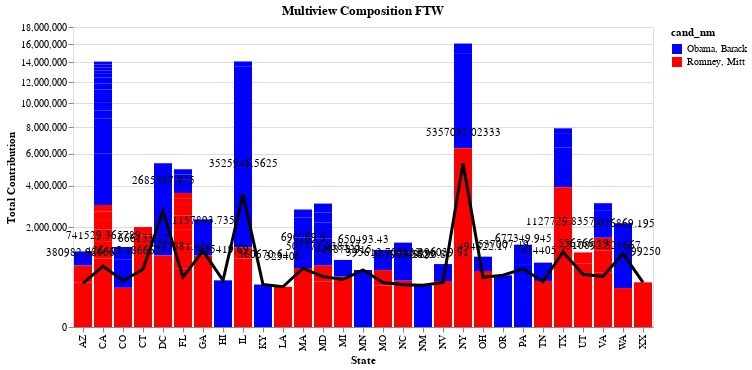

The code cell stored with this chart in its notebook:
### Markdown cell above
## Task 5.4 Multi View Composition (7.5 points)

So far, you have done some charts using Altair. Sure, the Altair code is smaller and more logical than the corresponding Matplotlib. But it is still not clear why we should use grammar of graphics. In this final task, we will do a simple assignment to answer this.

We are going to create a hybrid chart that is a combination of multiple other charts. It is extremely hard, if not impossible, to do this using traditional methods such as matplotlib. However, you can do this using less than 15 lines of code in Altair. 

Our hybrid chart is an amalgamation of three charts that is constructed using the `sorted_df_grouped_by_nm_st_cty` data frame that we created in the previous task. 
1. The first chart is a traditional stacked bar chart that is drawn for each state where the two stacks are for Obama and Romney.
2. The second is a line chart that shows the average contribution per city.
3. The final is a text  that displays the average contribution per city.

Let us do this step-by-step. 

1. The game plan is to create three different charts and then create a final chart where each of these three charts are `layers`. Create these individual charts and ensure that they are working well individually before combining them.


2. The first layer is for the stacked bar. Create a chart with the name `stacked_bars`. It is a bar chart over `sorted_df_grouped_by_nm_st_cty`. The X-axis is the state while the Y-axis is contribution amount. We will use this chart as the base and use it to control the final chart properties. So, you can use this chart to set the X-axis and Y-axis title. You will also modify it so that Obama and Romney data are colored in blue and red respectively. Finally, the Y-axis is shown in a sqrt scale (another variant of the log-scale). This is needed as some states (such as Texas or California) give much more money than others. So if we draw in normal scale, some of the other charts will look ugly.


3. The second layer is a line chart that is named as `average_line`. Again it operates on `sorted_df_grouped_by_nm_st_cty`. The X-axis is the state while the Y-axis is the average over contribution amount. So if there 4 cities in the list, the aggregate will be a quarter of the sum. You can modify the line properties so that line is black (or your favorite color) and thicker than normal using the `strokeWidth` variable. 


4. The third layer is a text chart that is named as `text`. Of course, calling it a chart is an exaggeration but it fits. It just displays text that is the average amount per state. We can do this individually but it becomes messy. So here we use the a cool trick where we take the `average_line` chart and then modify it to get a new chart. This is a good idea for two reason. First, the average is already computed - so we can just get the value instead of re-computing it. Second, the `average_line` chart already knows the position of the dot mark. So we can use that position to display the text above that dot. Look at the `mark_text`chart type and play with the align and baseline variable. You will encode the text which is the average of the contribution amount.

5. Finally, we will create a layered chart using the following line:

> final_chart = (stacked_bars + average_line + text).properties(title="Multiview Composition FTW")


Hint: Even though this looks too complicated -- believe it or not -- the whole chart can be generated with less than 15 lines. 

You can see a sample plot below. Your plot should look something like or better than this. Pro tip: open the SVG file in a different viewer (e.g. browser) for seeing it in full glory.


![T5.4](resources/t54.svg)

### Code cell
"Write your code here"
stacked_bars = alt.Chart(sorted_df_grouped_by_nm_st_cty).mark_bar().encode(
    x=alt.X('contbr_st:N', title='State', stack='zero'),
    y=alt.Y('contb_receipt_amt:Q', 
            title='Total Contribution', scale=alt.Scale(type='sqrt')),
    color=alt.Color('cand_nm:N', 
                    scale = alt.Scale(domain = ["Obama, Barack", "Romney, Mitt"], 
                                      range=['blue', 'red'])),
)

line_chart = alt.Chart(sorted_df_grouped_by_nm_st_cty).mark_line().encode(
    x=alt.X('contbr_st:N', title='State'),
    y=alt.Y('average(contb_receipt_amt)',
             title='Total Contribution', 
             scale=alt.Scale(type='sqrt'), 
             axis = alt.Axis(domain = False)),
    color=alt.value("#000000"),
    strokeWidth=alt.value(3),
    # text=alt.Text()
)
text = line_chart.mark_text(
    align = "center",
    baseline = "bottom", 
    dy = -25
).encode(
    text = "mean(contb_receipt_amt)"
)
final_chart=(stacked_bars+line_chart+text).properties(title="Multiview Composition FTW")
final_chart

### Figure 1 — Vega specification as saved in the notebook (floating-point values rounded to 4 significant figures)
{"$schema": "https://vega.github.io/schema/vega/v5.json", "data": [{"name": "source_0"}, {"name": "data_0", "values": [{"cand_nm": "Obama, Barack", "contb_receipt_amt_end": 13600000.0, "contb_receipt_amt_start": 1268000.0, "contbr_st": "IL"}, {"cand_nm": "Obama, Barack", "contb_receipt_amt_end": 14920000.0, "contb_receipt_amt_start": 6382000.0, "contbr_st": "NY"}, {"cand_nm": "Romney, Mitt", "contb_receipt_amt_end": 6382000.0, "contb_receipt_amt_start": 0.0, "contbr_st": "NY"}, {"cand_nm": "Obama, Barack", "contb_receipt_amt_end": 5371000.0, "contb_receipt_amt_start": 1022000.0, "contbr_st": "DC"}, {"cand_nm": "Obama, Barack", "contb_receipt_amt_end": 6042000.0, "contb_receipt_amt_start": 2978000.0, "contbr_st": "CA"}, {"cand_nm": "Obama, Barack", "contb_receipt_amt_end": 8680000.0, "contb_receipt_amt_start": 6042000.0, "contbr_st": "CA"}, {"cand_nm": "Romney, Mitt", "contb_receipt_amt_end": 2300000.0, "contb_receipt_amt_start": 0.0, "contbr_st": "TX"}, {"cand_nm": "Obama, Barack", "contb_receipt_amt_end": 2154000.0, "contb_receipt_amt_start": 303500.0, "contbr_st": "WA"}, {"cand_nm": "Obama, Barack", "contb_receipt_amt_end": 2316000.0, "contb_receipt_amt_start": 1026000.0, "contbr_st": "GA"}, {"cand_nm": "Obama, Barack", "contb_receipt_amt_end": 5186000.0, "contb_receipt_amt_start": 3909000.0, "contbr_st": "TX"}, {"cand_nm": "Obama, Barack", "contb_receipt_amt_end": 6452000.0, "contb_receipt_amt_start": 5186000.0, "contbr_st": "TX"}, {"cand_nm": "Romney, Mitt", "contb_receipt_amt_end": 3487000.0, "contb_receipt_amt_start": 2300000.0, "contbr_st": "TX"}, {"cand_nm": "Romney, Mitt", "contb_receipt_amt_end": 1155000.0, "contb_receipt_amt_start": 0.0, "contbr_st": "CT"}, {"cand_nm": "Obama, Barack", "contb_receipt_amt_end": 16070000.0, "contb_receipt_amt_start": 14920000.0, "contbr_st": "NY"}, {"cand_nm": "Obama, Barack", "contb_receipt_amt_end": 7521000.0, "contb_receipt_amt_start": 6452000.0, "contbr_st": "TX"}, {"cand_nm": "Romney, Mitt", "contb_receipt_amt_end": 1026000.0, "contb_receipt_amt_start": 0.0, "contbr_st": "GA"}, {"cand_nm": "Romney, Mitt", "contb_receipt_amt_end": 1022000.0, "contb_receipt_amt_start": 0.0, "contbr_st": "DC"}, {"cand_nm": "Romney, Mitt", "contb_receipt_amt_end": 939500.0, "contb_receipt_amt_start": 0.0, "contbr_st": "IL"}, {"cand_nm": "Romney, Mitt", "contb_receipt_amt_end": 934300.0, "contb_receipt_amt_start": 0.0, "contbr_st": "CA"}, {"cand_nm": "Obama, Barack", "contb_receipt_amt_end": 1602000.0, "contb_receipt_amt_start": 694400.0, "contbr_st": "MA"}, {"cand_nm": "Obama, Barack", "contb_receipt_amt_end": 1574000.0, "contb_receipt_amt_start": 752300.0, "contbr_st": "MD"}, {"cand_nm": "Romney, Mitt", "contb_receipt_amt_end": 803800.0, "contb_receipt_amt_start": 0.0, "contbr_st": "UT"}, {"cand_nm": "Obama, Barack", "contb_receipt_amt_end": 2405000.0, "contb_receipt_amt_start": 1602000.0, "contbr_st": "MA"}, {"cand_nm": "Obama, Barack", "contb_receipt_amt_end": 770400.0, "contb_receipt_amt_start": 0.0, "contbr_st": "PA"}, {"cand_nm": "Obama, Barack", "contb_receipt_amt_end": 4328000.0, "contb_receipt_amt_start": 3593000.0, "contbr_st": "FL"}, {"cand_nm": "Romney, Mitt", "contb_receipt_amt_end": 694400.0, "contb_receipt_amt_start": 0.0, "contbr_st": "MA"}, {"cand_nm": "Romney, Mitt", "contb_receipt_amt_end": 687800.0, "contb_receipt_amt_start": 0.0, "contbr_st": "FL"}, {"cand_nm": "Obama, Barack", "contb_receipt_amt_end": 9365000.0, "contb_receipt_amt_start": 8680000.0, "contbr_st": "CA"}, {"cand_nm": "Obama, Barack", "contb_receipt_amt_end": 10050000.0, "contb_receipt_amt_start": 9365000.0, "contbr_st": "CA"}, {"cand_nm": "Obama, Barack", "contb_receipt_amt_end": 650500.0, "contb_receipt_amt_start": 0.0, "contbr_st": "MN"}, {"cand_nm": "Romney, Mitt", "contb_receipt_amt_end": 1332000.0, "contb_receipt_amt_start": 687800.0, "contbr_st": "FL"}, {"cand_nm": "Romney, Mitt", "contb_receipt_amt_end": 626300.0, "contb_receipt_amt_start": 0.0, "contbr_st": "OH"}, {"cand_nm": "Obama, Barack", "contb_receipt_amt_end": 10670000.0, "contb_receipt_amt_start": 10050000.0, "contbr_st": "CA"}, {"cand_nm": "Obama, Barack", "contb_receipt_amt_end": 2205000.0, "contb_receipt_amt_start": 1594000.0, "contbr_st": "VA"}, {"cand_nm": "Obama, Barack", "contb_receipt_amt_end": 918600.0, "contb_receipt_amt_start": 307300.0, "contbr_st": "CO"}, {"cand_nm": "Obama, Barack", "contb_receipt_amt_end": 11280000.0, "contb_receipt_amt_start": 10670000.0, "contbr_st": "CA"}, {"cand_nm": "Obama, Barack", "contb_receipt_amt_end": 2180000.0, "contb_receipt_amt_start": 1574000.0, "contbr_st": "MD"}, {"cand_nm": "Romney, Mitt", "contb_receipt_amt_end": 596900.0, "contb_receipt_amt_start": 0.0, "contbr_st": "VA"}, {"cand_nm": "Obama, Barack", "contb_receipt_amt_end": 11880000.0, "contb_receipt_amt_start": 11280000.0, "contbr_st": "CA"}, {"cand_nm": "Obama, Barack", "contb_receipt_amt_end": 12460000.0, "contb_receipt_amt_start": 11880000.0, "contbr_st": "CA"}, {"cand_nm": "Obama, Barack", "contb_receipt_amt_end": 1355000.0, "contb_receipt_amt_start": 770400.0, "contbr_st": "PA"}, {"cand_nm": "Romney, Mitt", "contb_receipt_amt_end": 1916000.0, "contb_receipt_amt_start": 1332000.0, "contbr_st": "FL"}, {"cand_nm": "Romney, Mitt", "contb_receipt_amt_end": 1176000.0, "contb_receipt_amt_start": 596900.0, "contbr_st": "VA"}, {"cand_nm": "Romney, Mitt", "contb_receipt_amt_end": 2492000.0, "contb_receipt_amt_start": 1916000.0, "contbr_st": "FL"}, {"cand_nm": "Romney, Mitt", "contb_receipt_amt_end": 1475000.0, "contb_receipt_amt_start": 934300.0, "contbr_st": "CA"}, {"cand_nm": "Obama, Barack", "contb_receipt_amt_end": 1187000.0, "contb_receipt_amt_start": 648000.0, "contbr_st": "MO"}, {"cand_nm": "Obama, Barack", "contb_receipt_amt_end": 537000.0, "contb_receipt_amt_start": 0.0, "contbr_st": "OR"}, {"cand_nm": "Obama, Barack", "contb_receipt_amt_end": 2730000.0, "contb_receipt_amt_start": 2205000.0, "contbr_st": "VA"}, {"cand_nm": "Romney, Mitt", "contb_receipt_amt_end": 1671000.0, "contb_receipt_amt_start": 1155000.0, "contbr_st": "CT"}, {"cand_nm": "Romney, Mitt", "contb_receipt_amt_end": 509400.0, "contb_receipt_amt_start": 0.0, "contbr_st": "MI"}, {"cand_nm": "Obama, Barack", "contb_receipt_amt_end": 14100000.0, "contb_receipt_amt_start": 13600000.0, "contbr_st": "IL"}, {"cand_nm": "Romney, Mitt", "contb_receipt_amt_end": 2980000.0, "contb_receipt_amt_start": 2492000.0, "contbr_st": "FL"}, {"cand_nm": "Obama, Barack", "contb_receipt_amt_end": 2618000.0, "contb_receipt_amt_start": 2180000.0, "contbr_st": "MD"}, {"cand_nm": "Obama, Barack", "contb_receipt_amt_end": 435400.0, "contb_receipt_amt_start": 0.0, "contbr_st": "HI"}, {"cand_nm": "Romney, Mitt", "contb_receipt_amt_end": 431100.0, "contb_receipt_amt_start": 0.0, "contbr_st": "NC"}, {"cand_nm": "Obama, Barack", "contb_receipt_amt_end": 3047000.0, "contb_receipt_amt_start": 2618000.0, "contbr_st": "MD"}, {"cand_nm": "Romney, Mitt", "contb_receipt_amt_end": 424900.0, "contb_receipt_amt_start": 0.0, "contbr_st": "TN"}, {"cand_nm": "Romney, Mitt", "contb_receipt_amt_end": 423700.0, "contb_receipt_amt_start": 0.0, "contbr_st": "NV"}, {"cand_nm": "Romney, Mitt", "contb_receipt_amt_end": 3909000.0, "contb_receipt_amt_start": 3487000.0, "contbr_st": "TX"}, {"cand_nm": "Romney, Mitt", "contb_receipt_amt_end": 1897000.0, "contb_receipt_amt_start": 1475000.0, "contbr_st": "CA"}, {"cand_nm": "Romney, Mitt", "contb_receipt_amt_end": 1594000.0, "contb_receipt_amt_start": 1176000.0, "contbr_st": "VA"}, {"cand_nm": "Romney, Mitt", "contb_receipt_amt_end": 416000.0, "contb_receipt_amt_start": 0.0, "contbr_st": "MD"}, {"cand_nm": "Obama, Barack", "contb_receipt_amt_end": 828800.0, "contb_receipt_amt_start": 424900.0, "contbr_st": "TN"}, {"cand_nm": "Romney, Mitt", "contb_receipt_amt_end": 399200.0, "contb_receipt_amt_start": 0.0, "contbr_st": "XX"}, {"cand_nm": "Romney, Mitt", "contb_receipt_amt_end": 393300.0, "contb_receipt_amt_start": 0.0, "contbr_st": "AZ"}, {"cand_nm": "Romney, Mitt", "contb_receipt_amt_end": 2288000.0, "contb_receipt_amt_start": 1897000.0, "contbr_st": "CA"}, {"cand_nm": "Obama, Barack", "contb_receipt_amt_end": 899800.0, "contb_receipt_amt_start": 509400.0, "contbr_st": "MI"}, {"cand_nm": "Obama, Barack", "contb_receipt_amt_end": 1143000.0, "contb_receipt_amt_start": 753900.0, "contbr_st": "AZ"}, {"cand_nm": "Romney, Mitt", "contb_receipt_amt_end": 2666000.0, "contb_receipt_amt_start": 2288000.0, "contbr_st": "CA"}, {"cand_nm": "Obama, Barack", "contb_receipt_amt_end": 7894000.0, "contb_receipt_amt_start": 7521000.0, "contbr_st": "TX"}, {"cand_nm": "Obama, Barack", "contb_receipt_amt_end": 792100.0, "contb_receipt_amt_start": 423700.0, "contbr_st": "NV"}, {"cand_nm": "Obama, Barack", "contb_receipt_amt_end": 989600.0, "contb_receipt_amt_start": 626300.0, "contbr_st": "OH"}, {"cand_nm": "Obama, Barack", "contb_receipt_amt_end": 793300.0, "contb_receipt_amt_start": 431100.0, "contbr_st": "NC"}, {"cand_nm": "Obama, Barack", "contb_receipt_amt_end": 1279000.0, "contb_receipt_amt_start": 918600.0, "contbr_st": "CO"}, {"cand_nm": "Obama, Barack", "contb_receipt_amt_end": 360700.0, "contb_receipt_amt_start": 0.0, "contbr_st": "KY"}, {"cand_nm": "Romney, Mitt", "contb_receipt_amt_end": 753900.0, "contb_receipt_amt_start": 393300.0, "contbr_st": "AZ"}, {"cand_nm": "Obama, Barack", "contb_receipt_amt_end": 12820000.0, "contb_receipt_amt_start": 12460000.0, "contbr_st": "CA"}, {"cand_nm": "Obama, Barack", "contb_receipt_amt_end": 2761000.0, "contb_receipt_amt_start": 2405000.0, "contbr_st": "MA"}, {"cand_nm": "Obama, Barack", "contb_receipt_amt_end": 348900.0, "contb_receipt_amt_start": 0.0, "contbr_st": "NM"}, {"cand_nm": "Romney, Mitt", "contb_receipt_amt_end": 341800.0, "contb_receipt_amt_start": 0.0, "contbr_st": "MO"}, {"cand_nm": "Romney, Mitt", "contb_receipt_amt_end": 752300.0, "contb_receipt_amt_start": 416000.0, "contbr_st": "MD"}, {"cand_nm": "Obama, Barack", "contb_receipt_amt_end": 3065000.0, "contb_receipt_amt_start": 2730000.0, "contbr_st": "VA"}, {"cand_nm": "Obama, Barack", "contb_receipt_amt_end": 13150000.0, "contb_receipt_amt_start": 12820000.0, "contbr_st": "CA"}, {"cand_nm": "Obama, Barack", "contb_receipt_amt_end": 4657000.0, "contb_receipt_amt_start": 4328000.0, "contbr_st": "FL"}, {"cand_nm": "Romney, Mitt", "contb_receipt_amt_end": 1268000.0, "contb_receipt_amt_start": 939500.0, "contbr_st": "IL"}, {"cand_nm": "Obama, Barack", "contb_receipt_amt_end": 13480000.0, "contb_receipt_amt_start": 13150000.0, "contbr_st": "CA"}, {"cand_nm": "Romney, Mitt", "contb_receipt_amt_end": 1998000.0, "contb_receipt_amt_start": 1671000.0, "contbr_st": "CT"}, {"cand_nm": "Romney, Mitt", "contb_receipt_amt_end": 323400.0, "contb_receipt_amt_start": 0.0, "contbr_st": "LA"}, {"cand_nm": "Obama, Barack", "contb_receipt_amt_end": 1115000.0, "contb_receipt_amt_start": 793300.0, "contbr_st": "NC"}, {"cand_nm": "Obama, Barack", "contb_receipt_amt_end": 4976000.0, "contb_receipt_amt_start": 4657000.0, "contbr_st": "FL"}, {"cand_nm": "Romney, Mitt", "contb_receipt_amt_end": 2978000.0, "contb_receipt_amt_start": 2666000.0, "contbr_st": "CA"}, {"cand_nm": "Romney, Mitt", "contb_receipt_amt_end": 1113000.0, "contb_receipt_amt_start": 803800.0, "contbr_st": "UT"}, {"cand_nm": "Obama, Barack", "contb_receipt_amt_end": 1424000.0, "contb_receipt_amt_start": 1115000.0, "contbr_st": "NC"}, {"cand_nm": "Obama, Barack", "contb_receipt_amt_end": 13780000.0, "contb_receipt_amt_start": 13480000.0, "contbr_st": "CA"}, {"cand_nm": "Romney, Mitt", "contb_receipt_amt_end": 307300.0, "contb_receipt_amt_start": 0.0, "contbr_st": "CO"}, {"cand_nm": "Romney, Mitt", "contb_receipt_amt_end": 3287000.0, "contb_receipt_amt_start": 2980000.0, "contbr_st": "FL"}, {"cand_nm": "Romney, Mitt", "contb_receipt_amt_end": 648000.0, "contb_receipt_amt_start": 341800.0, "contbr_st": "MO"}, {"cand_nm": "Romney, Mitt", "contb_receipt_amt_end": 3593000.0, "contb_receipt_amt_start": 3287000.0, "contbr_st": "FL"}, {"cand_nm": "Obama, Barack", "contb_receipt_amt_end": 14090000.0, "contb_receipt_amt_start": 13780000.0, "contbr_st": "CA"}, {"cand_nm": "Romney, Mitt", "contb_receipt_amt_end": 303500.0, "contb_receipt_amt_start": 0.0, "contbr_st": "WA"}]}, {"name": "data_1", "values": [{"average_contb_receipt_amt": 3526000.0, "contbr_st": "IL", "mean_contb_receipt_amt": 3526000.0}, {"average_contb_receipt_amt": 5357000.0, "contbr_st": "NY", "mean_contb_receipt_amt": 5357000.0}, {"average_contb_receipt_amt": 2685000.0, "contbr_st": "DC", "mean_contb_receipt_amt": 2685000.0}, {"average_contb_receipt_amt": 741500.0, "contbr_st": "CA", "mean_contb_receipt_amt": 741500.0}, {"average_contb_receipt_amt": 1128000.0, "contbr_st": "TX", "mean_contb_receipt_amt": 1128000.0}, {"average_contb_receipt_amt": 1077000.0, "contbr_st": "WA", "mean_contb_receipt_amt": 1077000.0}, {"average_contb_receipt_amt": 1158000.0, "contbr_st": "GA", "mean_contb_receipt_amt": 1158000.0}, {"average_contb_receipt_amt": 666100.0, "contbr_st": "CT", "mean_contb_receipt_amt": 666100.0}, {"average_contb_receipt_amt": 690300.0, "contbr_st": "MA", "mean_contb_receipt_amt": 690300.0}, {"average_contb_receipt_amt": 507800.0, "contbr_st": "MD", "mean_contb_receipt_amt": 507800.0}, {"average_contb_receipt_amt": 556600.0, "contbr_st": "UT", "mean_contb_receipt_amt": 556600.0}, {"average_contb_receipt_amt": 677300.0, "contbr_st": "PA", "mean_contb_receipt_amt": 677300.0}, {"average_contb_receipt_amt": 497600.0, "contbr_st": "FL", "mean_contb_receipt_amt": 497600.0}, {"average_contb_receipt_amt": 650500.0, "contbr_st": "MN", "mean_contb_receipt_amt": 650500.0}, {"average_contb_receipt_amt": 494800.0, "contbr_st": "OH", "mean_contb_receipt_amt": 494800.0}, {"average_contb_receipt_amt": 510900.0, "contbr_st": "VA", "mean_contb_receipt_amt": 510900.0}, {"average_contb_receipt_amt": 426400.0, "contbr_st": "CO", "mean_contb_receipt_amt": 426400.0}, {"average_contb_receipt_amt": 395600.0, "contbr_st": "MO", "mean_contb_receipt_amt": 395600.0}, {"average_contb_receipt_amt": 537000.0, "contbr_st": "OR", "mean_contb_receipt_amt": 537000.0}, {"average_contb_receipt_amt": 449900.0, "contbr_st": "MI", "mean_contb_receipt_amt": 449900.0}, {"average_contb_receipt_amt": 435400.0, "contbr_st": "HI", "mean_contb_receipt_amt": 435400.0}, {"average_contb_receipt_amt": 355900.0, "contbr_st": "NC", "mean_contb_receipt_amt": 355900.0}, {"average_contb_receipt_amt": 414400.0, "contbr_st": "TN", "mean_contb_receipt_amt": 414400.0}, {"average_contb_receipt_amt": 396000.0, "contbr_st": "NV", "mean_contb_receipt_amt": 396000.0}, {"average_contb_receipt_amt": 399200.0, "contbr_st": "XX", "mean_contb_receipt_amt": 399200.0}, {"average_contb_receipt_amt": 381000.0, "contbr_st": "AZ", "mean_contb_receipt_amt": 381000.0}, {"average_contb_receipt_amt": 360700.0, "contbr_st": "KY", "mean_contb_receipt_amt": 360700.0}, {"average_contb_receipt_amt": 348900.0, "contbr_st": "NM", "mean_contb_receipt_amt": 348900.0}, {"average_contb_receipt_amt": 323400.0, "contbr_st": "LA", "mean_contb_receipt_amt": 323400.0}]}, {"name": "data_2", "values": [{"average_contb_receipt_amt": 3526000.0, "contbr_st": "IL", "mean_contb_receipt_amt": 3526000.0}, {"average_contb_receipt_amt": 5357000.0, "contbr_st": "NY", "mean_contb_receipt_amt": 5357000.0}, {"average_contb_receipt_amt": 2685000.0, "contbr_st": "DC", "mean_contb_receipt_amt": 2685000.0}, {"average_contb_receipt_amt": 741500.0, "contbr_st": "CA", "mean_contb_receipt_amt": 741500.0}, {"average_contb_receipt_amt": 1128000.0, "contbr_st": "TX", "mean_contb_receipt_amt": 1128000.0}, {"average_contb_receipt_amt": 1077000.0, "contbr_st": "WA", "mean_contb_receipt_amt": 1077000.0}, {"average_contb_receipt_amt": 1158000.0, "contbr_st": "GA", "mean_contb_receipt_amt": 1158000.0}, {"average_contb_receipt_amt": 666100.0, "contbr_st": "CT", "mean_contb_receipt_amt": 666100.0}, {"average_contb_receipt_amt": 690300.0, "contbr_st": "MA", "mean_contb_receipt_amt": 690300.0}, {"average_contb_receipt_amt": 507800.0, "contbr_st": "MD", "mean_contb_receipt_amt": 507800.0}, {"average_contb_receipt_amt": 556600.0, "contbr_st": "UT", "mean_contb_receipt_amt": 556600.0}, {"average_contb_receipt_amt": 677300.0, "contbr_st": "PA", "mean_contb_receipt_amt": 677300.0}, {"average_contb_receipt_amt": 497600.0, "contbr_st": "FL", "mean_contb_receipt_amt": 497600.0}, {"average_contb_receipt_amt": 650500.0, "contbr_st": "MN", "mean_contb_receipt_amt": 650500.0}, {"average_contb_receipt_amt": 494800.0, "contbr_st": "OH", "mean_contb_receipt_amt": 494800.0}, {"average_contb_receipt_amt": 510900.0, "contbr_st": "VA", "mean_contb_receipt_amt": 510900.0}, {"average_contb_receipt_amt": 426400.0, "contbr_st": "CO", "mean_contb_receipt_amt": 426400.0}, {"average_contb_receipt_amt": 395600.0, "contbr_st": "MO", "mean_contb_receipt_amt": 395600.0}, {"average_contb_receipt_amt": 537000.0, "contbr_st": "OR", "mean_contb_receipt_amt": 537000.0}, {"average_contb_receipt_amt": 449900.0, "contbr_st": "MI", "mean_contb_receipt_amt": 449900.0}, {"average_contb_receipt_amt": 435400.0, "contbr_st": "HI", "mean_contb_receipt_amt": 435400.0}, {"average_contb_receipt_amt": 355900.0, "contbr_st": "NC", "mean_contb_receipt_amt": 355900.0}, {"average_contb_receipt_amt": 414400.0, "contbr_st": "TN", "mean_contb_receipt_amt": 414400.0}, {"average_contb_receipt_amt": 396000.0, "contbr_st": "NV", "mean_contb_receipt_amt": 396000.0}, {"average_contb_receipt_amt": 399200.0, "contbr_st": "XX", "mean_contb_receipt_amt": 399200.0}, {"average_contb_receipt_amt": 381000.0, "contbr_st": "AZ", "mean_contb_receipt_amt": 381000.0}, {"average_contb_receipt_amt": 360700.0, "contbr_st": "KY", "mean_contb_receipt_amt": 360700.0}, {"average_contb_receipt_amt": 348900.0, "contbr_st": "NM", "mean_contb_receipt_amt": 348900.0}, {"average_contb_receipt_amt": 323400.0, "contbr_st": "LA", "mean_contb_receipt_amt": 323400.0}]}, {"name": "data_0_x_domain_contbr_st_0", "values": [{"contbr_st": "IL"}, {"contbr_st": "NY"}, {"contbr_st": "DC"}, {"contbr_st": "CA"}, {"contbr_st": "TX"}, {"contbr_st": "WA"}, {"contbr_st": "GA"}, {"contbr_st": "CT"}, {"contbr_st": "MA"}, {"contbr_st": "MD"}, {"contbr_st": "UT"}, {"contbr_st": "PA"}, {"contbr_st": "FL"}, {"contbr_st": "MN"}, {"contbr_st": "OH"}, {"contbr_st": "VA"}, {"contbr_st": "CO"}, {"contbr_st": "MO"}, {"contbr_st": "OR"}, {"contbr_st": "MI"}, {"contbr_st": "HI"}, {"contbr_st": "NC"}, {"contbr_st": "TN"}, {"contbr_st": "NV"}, {"contbr_st": "XX"}, {"contbr_st": "AZ"}, {"contbr_st": "KY"}, {"contbr_st": "NM"}, {"contbr_st": "LA"}]}, {"name": "data_1_x_domain_contbr_st_1", "values": [{"contbr_st": "IL"}, {"contbr_st": "NY"}, {"contbr_st": "DC"}, {"contbr_st": "CA"}, {"contbr_st": "TX"}, {"contbr_st": "WA"}, {"contbr_st": "GA"}, {"contbr_st": "CT"}, {"contbr_st": "MA"}, {"contbr_st": "MD"}, {"contbr_st": "UT"}, {"contbr_st": "PA"}, {"contbr_st": "FL"}, {"contbr_st": "MN"}, {"contbr_st": "OH"}, {"contbr_st": "VA"}, {"contbr_st": "CO"}, {"contbr_st": "MO"}, {"contbr_st": "OR"}, {"contbr_st": "MI"}, {"contbr_st": "HI"}, {"contbr_st": "NC"}, {"contbr_st": "TN"}, {"contbr_st": "NV"}, {"contbr_st": "XX"}, {"contbr_st": "AZ"}, {"contbr_st": "KY"}, {"contbr_st": "NM"}, {"contbr_st": "LA"}]}, {"name": "data_2_x_domain_contbr_st_2", "values": [{"contbr_st": "IL"}, {"contbr_st": "NY"}, {"contbr_st": "DC"}, {"contbr_st": "CA"}, {"contbr_st": "TX"}, {"contbr_st": "WA"}, {"contbr_st": "GA"}, {"contbr_st": "CT"}, {"contbr_st": "MA"}, {"contbr_st": "MD"}, {"contbr_st": "UT"}, {"contbr_st": "PA"}, {"contbr_st": "FL"}, {"contbr_st": "MN"}, {"contbr_st": "OH"}, {"contbr_st": "VA"}, {"contbr_st": "CO"}, {"contbr_st": "MO"}, {"contbr_st": "OR"}, {"contbr_st": "MI"}, {"contbr_st": "HI"}, {"contbr_st": "NC"}, {"contbr_st": "TN"}, {"contbr_st": "NV"}, {"contbr_st": "XX"}, {"contbr_st": "AZ"}, {"contbr_st": "KY"}, {"contbr_st": "NM"}, {"contbr_st": "LA"}]}], "signals": [{"name": "x_step", "value": 20}, {"name": "width", "update": "bandspace(domain('x').length, 0.1, 0.05) * x_step"}], "marks": [{"type": "rect", "name": "layer_0_marks", "from": {"data": "data_0"}, "encode": {"update": {"x": {"field": "contbr_st", "scale": "x"}, "y2": {"field": "contb_receipt_amt_start", "scale": "y"}, "fill": {"field": "cand_nm", "scale": "color"}, "width": {"signal": "max(0.25, bandwidth('x'))"}, "y": {"field": "contb_receipt_amt_end", "scale": "y"}}}, "style": ["bar"]}, {"type": "line", "name": "layer_1_marks", "from": {"data": "data_1"}, "sort": {"field": "x"}, "encode": {"update": {"defined": {"signal": "isValid(datum[\"average_contb_receipt_amt\"]) && isFinite(+datum[\"average_contb_receipt_amt\"])"}, "stroke": {"value": "#000000"}, "y": {"field": "average_contb_receipt_amt", "scale": "y"}, "x": {"field": "contbr_st", "scale": "x", "band": 0.5}, "strokeWidth": {"value": 3}}}, "style": ["line"]}, {"type": "text", "name": "layer_2_marks", "from": {"data": "data_2"}, "encode": {"update": {"y": {"field": "average_contb_receipt_amt", "scale": "y"}, "fill": {"value": "#000000"}, "baseline": {"value": "bottom"}, "x": {"field": "contbr_st", "scale": "x", "band": 0.5}, "align": {"value": "center"}, "dy": {"value": -25}, "text": {"signal": "format(datum[\"mean_contb_receipt_amt\"], \"\")"}, "strokeWidth": {"value": 3}}}, "style": ["text"]}], "scales": [{"name": "x", "type": "band", "domain": {"fields": [{"data": "data_0_x_domain_contbr_st_0", "field": "contbr_st"}, {"data": "data_1_x_domain_contbr_st_1", "field": "contbr_st"}, {"data": "data_2_x_domain_contbr_st_2", "field": "contbr_st"}], "sort": true}, "range": {"step": {"signal": "x_step"}}, "paddingInner": 0.1, "paddingOuter": 0.05}, {"name": "y", "type": "sqrt", "domain": {"fields": [{"data": "data_0", "field": "contb_receipt_amt_start"}, {"data": "data_0", "field": "contb_receipt_amt_end"}, {"data": "data_1", "field": "average_contb_receipt_amt"}, {"data": "data_2", "field": "average_contb_receipt_amt"}]}, "range": [{"signal": "height"}, 0], "zero": true, "nice": true}, {"name": "color", "type": "ordinal", "domain": ["Obama, Barack", "Romney, Mitt"], "range": ["blue", "red"]}], "axes": [{"scale": "y", "gridScale": "x", "maxExtent": 0, "minExtent": 0, "ticks": false, "labels": false, "zindex": 0, "tickCount": {"signal": "ceil(height/40)"}, "aria": false, "orient": "left", "domain": false, "grid": true}, {"scale": "x", "title": "State", "labelBaseline": "middle", "grid": false, "zindex": 0, "labelAngle": 270, "labelAlign": "right", "orient": "bottom"}, {"scale": "y", "zindex": 0, "title": "Total Contribution", "orient": "left", "labelOverlap": true, "domain": false, "grid": false, "tickCount": {"signal": "ceil(height/40)"}}], "title": {"text": "Multiview Composition FTW", "frame": "group"}, "height": 300, "background": "white", "style": "cell", "padding": 5, "legends": [{"fill": "color", "symbolType": "square", "title": "cand_nm"}]}
